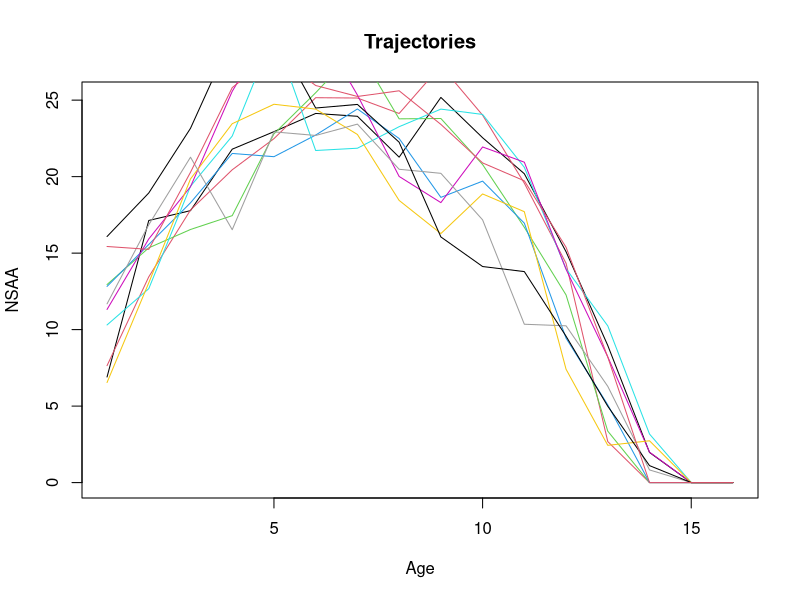
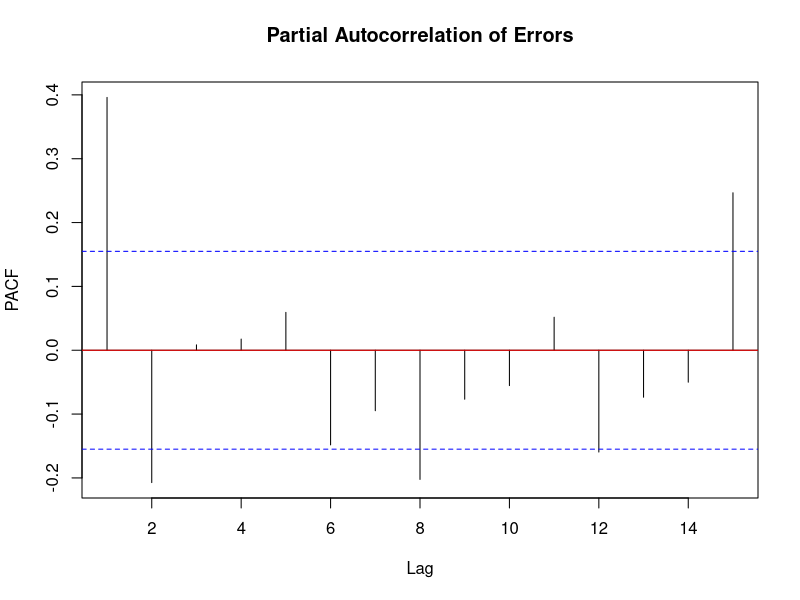

Generate these figures, in order, with R: (Note: this script raises an error after producing the figures.)
## ---- chunk 1
# point 1 -  we start from age 1 and end at age 16
# from the graph we have that the average passes through points:
# (4, 22), (8,24) and (12,12)
# We get a = 6, b = 5.75, c = -0.4375

m = function(x){
  -0.4375*x^2 + 5.75*x + 6
}

# point 2, let's do 10 individual trajectories
generateValues <- function() {
  m_values <- m(1:16)
  rnorm_values <- rnorm(16, mean = 0, sd = 4) # Adjust the standard deviation (sd) here
  return(m_values + rnorm_values)
}

# create list of vectors
NSAA <- lapply(1:10, function(i) generateValues())

# create an AR(1) error correlation
# Set the parameters for the AR(1) error correlation
phi_error <- 0.5  # Autoregressive coefficient for the error
sigma_error <- 2.5 # Standard deviation of the error
errors_list <- vector("list", length = 10)

for (i in 1:10) {
  errors <- numeric(16)
  NSAA_i = vector(length = 16)
  error_t_minus_1 <- rnorm(1, mean = 0, sd = sigma_error)  # Initialize the error term
  for (j in 1:16) {
    val = max(m(j) + error_t_minus_1, 0)
    errors[j] = val - m(j)
    NSAA_i[j] = val
    error_t <- phi_error * error_t_minus_1 + rnorm(1, mean = 0, sd = sigma_error)  # Update the error term
    error_t_minus_1 <- error_t
  }
  NSAA[[i]] = NSAA_i
  errors_list[[i]] <- errors
}

all_errors <- unlist(errors_list)
pacf_errors <- pacf(all_errors, lag.max = 15, plot = FALSE)

# Plot the individual trajectories with AR(1) error correlation
plot(1:16, NSAA[[1]], type = 'l', xlab = 'Age', ylab = 'NSAA', main = 'Trajectories')

# Loop through the remaining trajectories and add them to the existing plot
for (i in 2:10) {
  lines(1:16, NSAA[[i]], type = 'l', col = i)  # Use different colors for each trajectory
}

plot(pacf_errors, xlab = "Lag", ylab = "PACF", main = "Partial Autocorrelation of Errors")
abline(h = 0, col = "red")
# autocorrelation gives us some indication on how easily we can distinguish between whether the individual has been given treatment or not
## ---- chunk 2
# age = 3 years
# test statistic = 19.0 - 17.3 = 2.7
# desired distribution is a normal with mean 3.8 and s.d. 5.6
# H0: mu = 3.8 H1: mu != 3.8 (two-tailed test)
# i.e. we are testing to see if the change between baseline 4 and 3 follows the same distribution as the change in NSAA over a 12 month period.
# find the S^2  = (n_3 * S_3^2 + n_4 * S_4^2 + ...) / sum of n_i's
# do hypothesis test for each age (comparing means) using S^2 divided by the sample sizes


# n_3 = 18, n_4 = 40, n_5 = 35, n_6 = 35, n_7 = 30 (from article)
# S_3.= 4.7^2, ... also from Natural History Article
S_squared = (18 * 4.7^2 + 40 * 4.4^2 + 35 * 3.7^2
             + 35 * 6.6^2 + 30 * 5.5^2) / (18 + 40
                                           + 35 + 35 + 30)

mean_change_3 = 3.8
var_mean_change_3 = 5.6
base_4 = 19.0
base_3 = 17.3
base_change_34 = base_4 - base_3
var_base_change_34 = S_squared / (40 + 18)
alpha = 0.05 # significance level
 
p = dnorm(mean_change_3 - base_change_34, mean=0, 
          sd=sqrt(var_mean_change_3 + var_base_change_34))
if(p<alpha / 2){
  print("observed value is significant - enough evidence to reject H0.")
} else{
print("Not enough evidence to reject H0 at this significance level.")
}
print(p)

# then do weighted regression between the mean change and the base change.
# create data frame with all the data points from the Natural History Article

df <- data.frame(age=c(3,4,5,6), base_change=c(1.7, 2.7, 1.4, -0.6),
                mean_change=c(3.8, 3.2, 0.5, -0.5))

# define weights
sizes = c(6, 20 ,22, 15)
ws = sizes

NSAA_lm <- lm(mean_change~base_change, data = df, weights = ws)
summary(NSAA_lm)
plot(NSAA_lm[2]) #QQ-plot of standardized residuals

# QQ-plot shows that standardized residuals roughly follow a N(0,1) distribution
# Indicates a good model, hence we can estimate mean_change by the base_change
